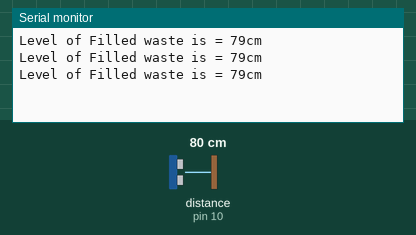
A sketch run on a simulated Arduino Uno, built with avr-gcc and run on an emulated ATmega328P. On the bench: the last lines printed to the serial monitor. Wiring (inferred from the names in the program): ultrasonic range finder: trigger pin 9; echo pin 10. The inputs (shaded band) are chosen by the test bench; at power-on: distance to the obstacle (sensor on pin 10) 80 cm. The echo pulse lasts 58.3 µs per cm.

Above: at 1.3 s.
1.4 s: distance to the obstacle (sensor on pin 10) set to 2 cm
At 1.9 s:
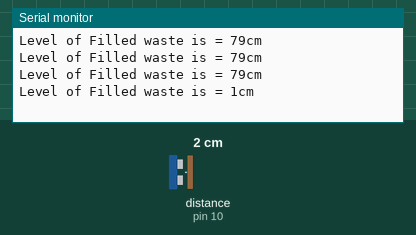
2.9 s: distance to the obstacle (sensor on pin 10) set to 4 cm
At 3.4 s:
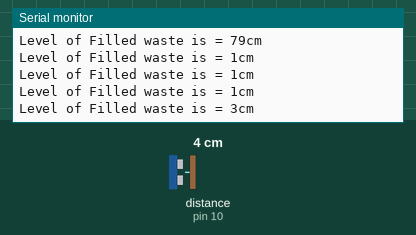
Timing chart, 0 to 5.9 s (numbered marks = the images above; inputs shaded):
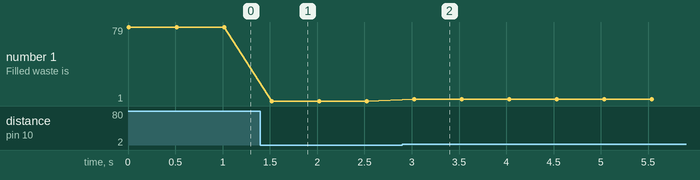

Measured:
- after the input at 1.4 s, the serial monitor: prints a new line after 0.12 s (image 1)
- after the input at 2.9 s, the serial monitor: prints a new line after 0.13 s (image 2)
- plotted number 1: 79 → 1 after the input at 1.4 s, 1 → 3 after the input at 2.9 s

The sketch:

trash_bin_level_detect_Ultrasonic_sensor.ino
```cpp
// trash bin level detection

/*int trigPin = 9;
int echoPin = 10;
int distance;
float duration;
//int led = 7;
int buzzer = 2;

void setup() {
  //pinMode(led, OUTPUT);
  pinMode(trigPin, OUTPUT);
  pinMode(echoPin, INPUT);
  Serial.begin(9600);
}

void loop() {
  digitalWrite(trigPin, LOW);
  delay(10);
  digitalWrite(trigPin, HIGH);
  delay(10);
  digitalWrite(trigPin, LOW);

  duration = pulseIn(echoPin, HIGH);

  distance = (duration/2)/29.1;
  Serial.print("Level of Filled waste is = ");
  Serial.print(distance);
  Serial.println("cm.");
  delay(500);

  /*if(distance<14)
  {
    digitalWrite(led, HIGH);
  }
  else if(distance>14)
  {
    digitalWrite(led, LOW);
  }*/

  /*if(distance<=7)
  {
    digitalWrite(buzzer, HIGH);
  }
  else if(distance<=7)
  {
    digitalWrite(buzzer, LOW);
  }

}*/


int trigPin = 9;
int echoPin = 10;
//int led = 7;
int buzzer = 4;

void setup()
{
  Serial.begin (9600);
  //pinMode (led, OUTPUT);
  pinMode (trigPin, OUTPUT);
  pinMode (echoPin, INPUT);
  // put your setup code here, to run once:
}

void loop()
{
  long duration, distance;
  digitalWrite (trigPin, HIGH);
  delayMicroseconds (1000);
  digitalWrite (trigPin, LOW);
  duration=pulseIn (echoPin, HIGH);
  distance = (duration/2)/29.1;
  Serial.print("Level of Filled waste is = ");
  Serial.print (distance);
  Serial.println ("cm");
  delay (500);

  if(distance<=7)
  {
    digitalWrite(buzzer, HIGH);
  }
  else if(distance<=7)
  {
    digitalWrite(buzzer, LOW);
  }
}
```
